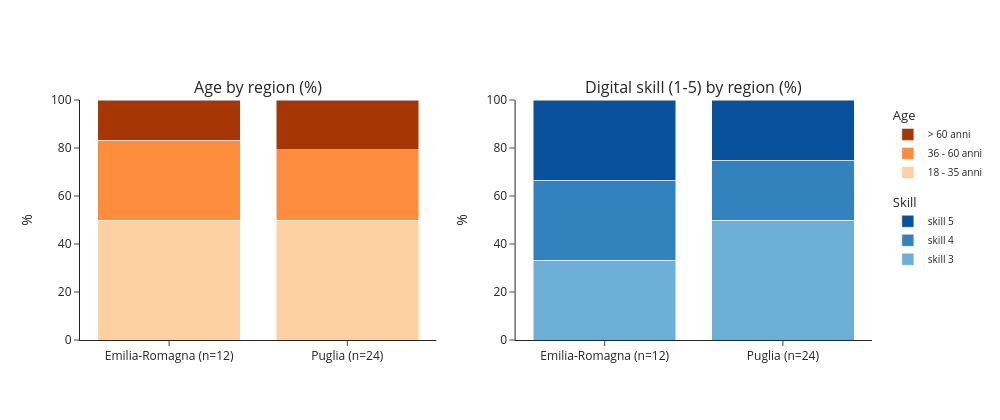

The notebook cell saved with this chart:
### Code cell
import plotly.graph_objects as go
from plotly.subplots import make_subplots

age_pct   = pd.crosstab(df["region"], df["age"], normalize="index").mul(100).round(1)
skill_pct = pd.crosstab(df["region"], df["digital_skill"], normalize="index").mul(100).round(1)
n_by_region = df["region"].value_counts()

AGE_ORDER = ["18 - 35 anni", "36 - 60 anni", "> 60 anni"]
AGE_COLORS = dict(zip(AGE_ORDER, ["#fdd0a2", "#fd8d3c", "#a63603"]))      # light -> dark orange

SKILL_ORDER = [1, 2, 3, 4, 5]
SKILL_COLORS = dict(zip(SKILL_ORDER, ["#c6dbef", "#9ecae1", "#6baed6", "#3182bd", "#08519c"]))  # light -> dark blue

# Region labels with n, e.g. "Puglia (n=24)"
labels = {r: f"{r} (n={n_by_region[r]})" for r in age_pct.index}

fig = make_subplots(rows=1, cols=2, subplot_titles=("Age by region (%)",
                                                    "Digital skill (1-5) by region (%)"))

for col in age_pct.columns:
    fig.add_trace(go.Bar(name=str(col), x=[labels[r] for r in age_pct.index], y=age_pct[col],
                         legendgroup="age", legendgrouptitle_text="Age",
                         marker_color=AGE_COLORS[col],
                         hovertemplate="%{x}<br>" + str(col) + ": %{y:.1f}%<extra></extra>"),
                  row=1, col=1)

for col in skill_pct.columns:
    fig.add_trace(go.Bar(name=f"skill {col}", x=[labels[r] for r in skill_pct.index], y=skill_pct[col],
                         legendgroup="skill", legendgrouptitle_text="Skill",
                         marker_color=SKILL_COLORS[col],
                         hovertemplate="%{x}<br>skill " + str(col) + ": %{y:.1f}%<extra></extra>"),
                  row=1, col=2)

fig.update_layout(barmode="stack", height=420, width=1000, template="simple_white",
                  legend=dict(font=dict(size=10)))
fig.update_yaxes(title_text="%", range=[0, 100])
fig.show()

### Figure 1 — Plotly figure (JSON) as saved in the notebook; plotly's stock layout.template omitted (floating-point values rounded to 4 significant figures)
{"data": [{"hovertemplate": "%{x}<br>18 - 35 anni: %{y:.1f}%<extra></extra>", "legendgroup": "age", "legendgrouptitle": {"text": "Age"}, "marker": {"color": "#fdd0a2"}, "name": "18 - 35 anni", "type": "bar", "x": ["Emilia-Romagna (n=12)", "Puglia (n=24)"], "xaxis": "x", "y": [50.0, 50.0], "yaxis": "y"}, {"hovertemplate": "%{x}<br>36 - 60 anni: %{y:.1f}%<extra></extra>", "legendgroup": "age", "legendgrouptitle": {"text": "Age"}, "marker": {"color": "#fd8d3c"}, "name": "36 - 60 anni", "type": "bar", "x": ["Emilia-Romagna (n=12)", "Puglia (n=24)"], "xaxis": "x", "y": [33.3, 29.2], "yaxis": "y"}, {"hovertemplate": "%{x}<br>> 60 anni: %{y:.1f}%<extra></extra>", "legendgroup": "age", "legendgrouptitle": {"text": "Age"}, "marker": {"color": "#a63603"}, "name": "> 60 anni", "type": "bar", "x": ["Emilia-Romagna (n=12)", "Puglia (n=24)"], "xaxis": "x", "y": [16.7, 20.8], "yaxis": "y"}, {"hovertemplate": "%{x}<br>skill 3: %{y:.1f}%<extra></extra>", "legendgroup": "skill", "legendgrouptitle": {"text": "Skill"}, "marker": {"color": "#6baed6"}, "name": "skill 3", "type": "bar", "x": ["Emilia-Romagna (n=12)", "Puglia (n=24)"], "xaxis": "x2", "y": [33.3, 50.0], "yaxis": "y2"}, {"hovertemplate": "%{x}<br>skill 4: %{y:.1f}%<extra></extra>", "legendgroup": "skill", "legendgrouptitle": {"text": "Skill"}, "marker": {"color": "#3182bd"}, "name": "skill 4", "type": "bar", "x": ["Emilia-Romagna (n=12)", "Puglia (n=24)"], "xaxis": "x2", "y": [33.3, 25.0], "yaxis": "y2"}, {"hovertemplate": "%{x}<br>skill 5: %{y:.1f}%<extra></extra>", "legendgroup": "skill", "legendgrouptitle": {"text": "Skill"}, "marker": {"color": "#08519c"}, "name": "skill 5", "type": "bar", "x": ["Emilia-Romagna (n=12)", "Puglia (n=24)"], "xaxis": "x2", "y": [33.3, 25.0], "yaxis": "y2"}], "layout": {"annotations": [{"font": {"size": 16}, "showarrow": false, "text": "Age by region (%)", "x": 0.225, "xanchor": "center", "xref": "paper", "y": 1, "yanchor": "bottom", "yref": "paper"}, {"font": {"size": 16}, "showarrow": false, "text": "Digital skill (1-5) by region (%)", "x": 0.775, "xanchor": "center", "xref": "paper", "y": 1, "yanchor": "bottom", "yref": "paper"}], "barmode": "stack", "height": 420, "legend": {"font": {"size": 10}}, "width": 1000, "xaxis": {"anchor": "y", "domain": [0, 0.45]}, "xaxis2": {"anchor": "y2", "domain": [0.55, 1]}, "yaxis": {"anchor": "x", "domain": [0, 1], "range": [0, 100], "title": {"text": "%"}}, "yaxis2": {"anchor": "x2", "domain": [0, 1], "range": [0, 100], "title": {"text": "%"}}}}
